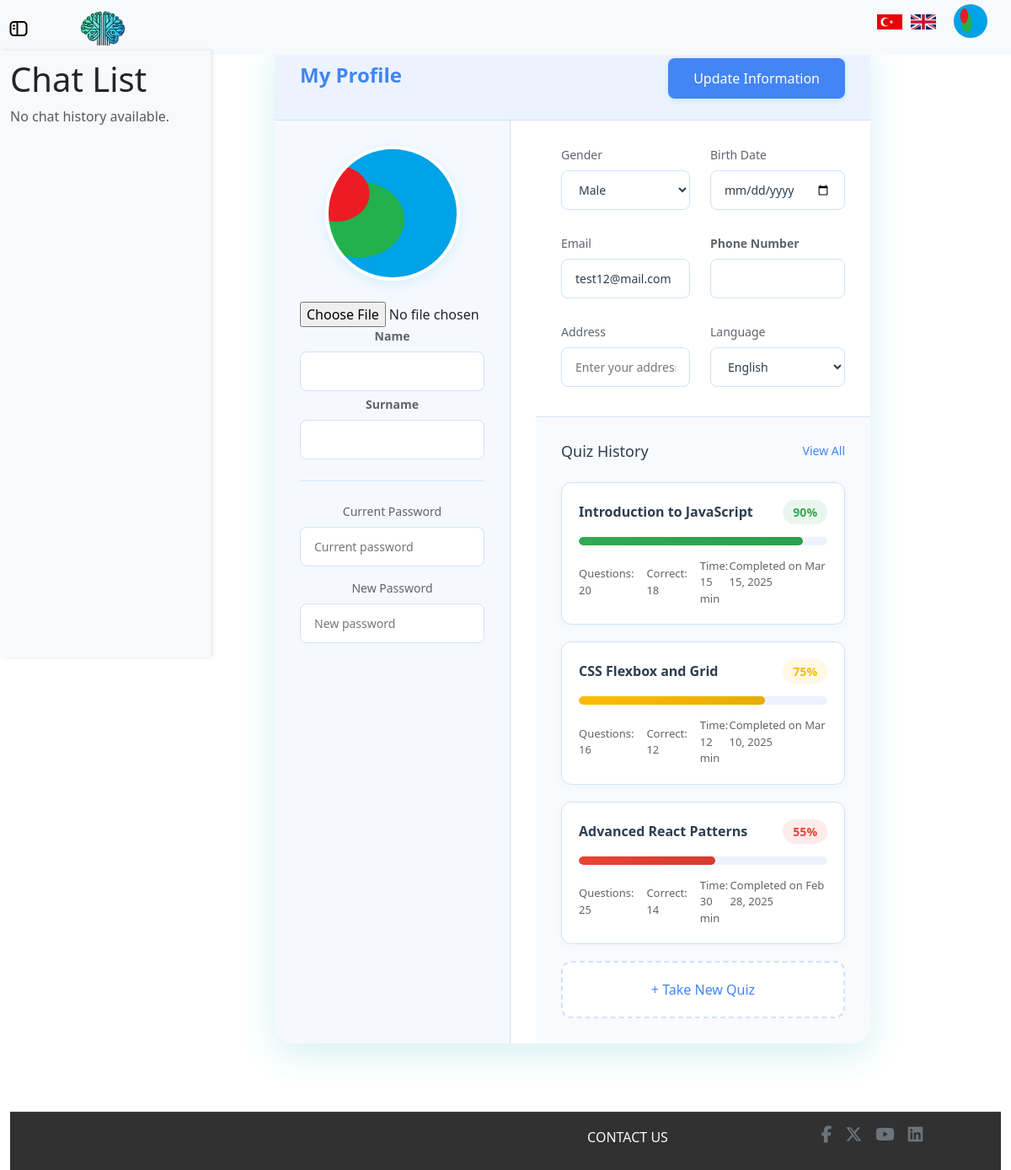
/profile (signed in), run on an earlier commit of the app's database.
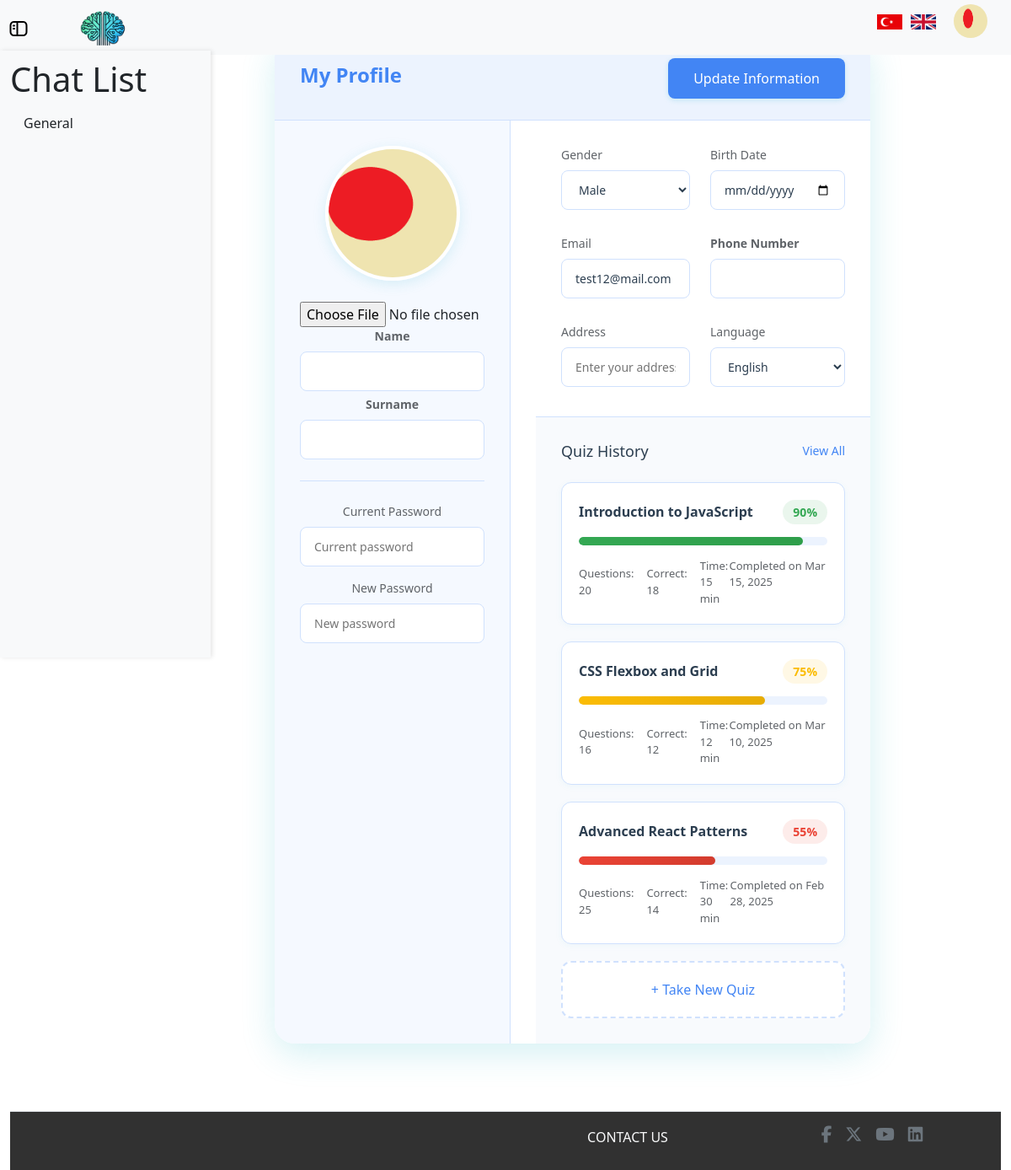
And on a later commit of the database.
### models/information.py (models this page shows)
class Information(db.Model):
    id = db.Column(db.Integer, primary_key=True, autoincrement=True)
    user_id = db.Column(db.Integer, db.ForeignKey('user.id'), nullable=False)
    name = db.Column(db.String(50))
    surname = db.Column(db.String(50))
    telephone_number = db.Column(db.String(15))
    birth_date = db.Column(db.Date)
    gender = db.Column(db.String(10))
    address = db.Column(db.String(255))
    language = db.Column(db.String(20))
    profile_image = db.Column(db.String(200), nullable=True)

### models/user.py (models this page shows)
class User(UserMixin, db.Model):
    id = db.Column(db.Integer, primary_key=True, autoincrement=True)
    email = db.Column(db.String(120), unique=True, nullable=False)
    password = db.Column(db.Text, nullable=False)
    information = db.relationship('Information', backref='user', lazy=True)
    chats = db.relationship('ChatHistory', backref='user', lazy=True)
    currentChatID = db.Column(db.Integer, nullable=True)

### models/chat_history.py (models this page shows)
class ChatHistory(db.Model):
    id = db.Column(db.Integer, primary_key=True)
    user_id = db.Column(db.Integer, db.ForeignKey('user.id'), nullable=False)
    topic = db.Column(db.String(100), nullable=False)
    chats = db.Column(MutableList.as_mutable(db.JSON), nullable=True)
    difficulty = db.Column(db.String(100), nullable=False, default="easy")
    timestamp = db.Column(db.DateTime, nullable=False, default=db.func.current_timestamp())

### routes/profile_routes.py (the view)
@profile_bp.route("/profile")
@login_required
def profile_page():
    user_chats = ChatHistory.query.filter_by(user_id=current_user.id).all()
    current_user.currentChatID = None
    db.session.commit()
    user_information = Information.query.filter_by(user_id=current_user.id).first()
    return render_template("profile.html", info=user_information, user_chats=user_chats)

### processors/babel_processor.py (called while the page is built)
def inject_babel():
    return dict(_=gettext)

def inject_locale():
    return {'get_locale': get_locale}

### server.py (called while the page is built)
@app.before_request
def before_request():
    g.locale = get_locale()  # Store locale in the global g object
    g.timezone = get_timezone()  # Store timezone in the global g object

@login_manager.user_loader
def load_user(user_id):
    return User.query.get(int(user_id))

### utils/language_utils.py (called while the page is built)
def get_locale():
    if 'lang' in request.args:
        lang = request.args.get('lang')
        if lang in ['en', 'tr']:
            session['lang'] = lang
            return session['lang']
    elif 'lang' in session:
        return session.get('lang')
    return request.accept_languages.best_match(['en', 'tr'])

def get_timezone():
    user = getattr(g, 'user', None)
    if user is not None:
        return user.timezone

### templates/profile.html (shortened to what this page needs)
{% extends "layouts/profile_layout.html" %} {% block title %} Profile Page {% endblock title %}
{% block content %}
    <div class="container">
        <form method="POST" action="{{ url_for('profile_routes.update_information') }}" enctype="multipart/form-data">
            <div class="header">
                <h1>My Profile</h1>
                <button type="submit" class="save-btn" id="saveProfile">{{ _('Update Information') }}</button>
            </div>
            <div class="profile-section">
                <div class="profile-image">
                    <img src="{{ url_for('static', filename=info.profile_image or 'images/user.png') }}" alt="Profile Picture">
                    <input type="file" name="profile_image"/>
                    <div class="form-group">
                        <label for="name" class="form-label"><strong>{{ _('Name') }}</strong></label>
                        <input type="text" class="form-control" id="name" name="name" value="{{ info.name if info else '' }}" />
                    </div>
                    <div class="form-group">
                        <label for="surname" class="form-label"><strong>{{ _('Surname') }}</strong></label>
                        <input type="text" class="form-control" id="surname" name="surname" value="{{ info.surname if info else '' }}" />
                    </div>
                    <div class="form-group password-group">
                        <label>Current Password</label>
                        <input type="password" placeholder="Current password" readonly>
                        <label>New Password</label>
                        <input type="password" placeholder="New password" disabled>
                    </div>
                </div>
                <div class="form-content">
                    <div class="form-grid">
                        <div class="form-group">
                            <label>Gender</label>
                            <select name="gender">
                                <option value="Male" {% if info and info.gender == 'Male' %}selected{% endif %}>Male</option>
                            </select>
                        </div>
                        <div class="form-group">
                            <label for="birth_date">Birth Date</label>
                            <input type="date" name="birth_date" value="{{ info.birth_date if info else '' }}">
                        </div>
                        <div class="form-group">
                            <label>Email</label>
                            <input type="email" value="{{ current_user.email }}" readonly>
                        </div>
                        <div class="form-group">
                            <label for="telephone_number" class="form-label"><strong>{{ _('Phone Number') }}</strong></label>
                            <input type="text" class="form-control" id="telephone_number" name="telephone_number" value="{{ info.telephone_number if info else '' }}" />
                        </div>
                        <div class="form-group">
                            <label for="address">Address</label>
                            <input type="text" id="address" name="address" placeholder="Enter your address" value="{{ info.address if info else '' }}">
                        </div>
                        <div class="form-group">
                            <label>Language</label>
                            <select name="language">
                                <option value="English" {% if info and info.language == 'English' %}selected{% endif %}>English</option>
                            </select>
                        </div>
                    </div>
                    <div class="quiz-history">
                        <h3>
                            Quiz History
                            <a href="#" class="view-all">View All</a>
                        </h3>
                        <div class="quiz-list">
                            <div class="quiz-item">
                                <div class="quiz-header">
                                    <h4 class="quiz-title">Introduction to JavaScript</h4>
                                    <span class="quiz-score score-high">90%</span>
                                </div>
                                <div class="quiz-progress-bar">
                                    <div class="quiz-progress progress-high" style="width: 90%"></div>
                                </div>
                                <div class="quiz-details">
                                    <div class="quiz-info">
                                        <span>Questions: 20</span>
                                        <span>Correct: 18</span>
                                        <span>Time: 15 min</span>
                                    </div>
                                    <div class="quiz-date">Completed on Mar 15, 2025</div>
                                </div>
                            </div>
                            <div class="quiz-item">
                                <div class="quiz-header">
                                    <h4 class="quiz-title">CSS Flexbox and Grid</h4>
                                    <span class="quiz-score score-medium">75%</span>
                                </div>
                                <div class="quiz-progress-bar">
                                    <div class="quiz-progress progress-medium" style="width: 75%"></div>
                                </div>
                                <div class="quiz-details">
                                    <div class="quiz-info">
                                        <span>Questions: 16</span>
                                        <span>Correct: 12</span>
                                        <span>Time: 12 min</span>
                                    </div>
                                    <div class="quiz-date">Completed on Mar 10, 2025</div>
                                </div>
                            </div>
                            <div class="quiz-item">
                                <div class="quiz-header">
                                    <h4 class="quiz-title">Advanced React Patterns</h4>
                                    <span class="quiz-score score-low">55%</span>
                                </div>
                                <div class="quiz-progress-bar">
                                    <div class="quiz-progress progress-low" style="width: 55%"></div>
                                </div>
                                <div class="quiz-details">
                                    <div class="quiz-info">
                                        <span>Questions: 25</span>
                                        <span>Correct: 14</span>
                                        <span>Time: 30 min</span>
                                    </div>
                                    <div class="quiz-date">Completed on Feb 28, 2025</div>
                                </div>
                            </div>
                            <div class="take-new-quiz-btn">
                                <span>+ Take New Quiz</span>
                            </div>
                        </div>
                    </div>
                </div>
            </div>
        </form>
    </div>
    {% endblock content %}

### templates/layouts/profile_layout.html (shortened to what this page needs)
<!doctype html>
<html lang="en">
<head>
    <link rel="stylesheet" href="https://cdnjs.cloudflare.com/ajax/libs/font-awesome/6.5.1/css/all.min.css">
    <link href="https://cdn.jsdelivr.net/npm/bootstrap@5.3.3/dist/css/bootstrap.min.css" rel="stylesheet" />
    <link href="{{ url_for('static', filename='css/style.css') }}" rel="stylesheet" />
    <link href="{{ url_for('static', filename='css/profile.css') }}" rel="stylesheet" />
</head>
<body>
    <nav class="navbar navbar-expand-lg navbar-light d-flex bg-light">
        <div class="container-fluid">
            {% if current_user.is_authenticated %}
            <a class="navbar-brand" id="toggle-sidebar"></a>
            <a class="navbar-brand" id="toggle-logo" href="{{ url_for('home_routes.home_page') }}"><img src="{{ url_for('static', filename='images/logo.jpg') }}" class="logo"/></a>
            <div class="navbar-nav ms-auto d-flex align-items-center" id="navbarNav">
                <ul class="navbar-brand d-flex align-items-center">
                    <li class="nav-item d-flex" id="change_language">
                        <a href="{{ url_for('language_routes.change_language', lang_code='tr') }}">
                            <img src="{{ url_for('static', filename='images/Türkçe.jpg') }}" alt="Türkçe" class="language-flag" />
                        </a>
                        <a href="{{ url_for('language_routes.change_language', lang_code='en') }}">
                            <img src="{{ url_for('static', filename='images/English.png') }}" alt="English" class="language-flag" />
                        </a>
                    </li>
                    <li class="nav-item ms-3">
                        <img src="{{ url_for('static', filename=info.profile_image or 'images/user.png') }}" class="rounded-circle"
                            id="userDropdown" role="button" data-bs-toggle="dropdown" aria-expanded="false" />
                    </li>
                </ul>
            </div>
            {% endif %}
        </div>
    </nav>
    <div class="container-fluid">
        <div class="row">
            {% if current_user.is_authenticated %}
            <div id="sidebar" class="col-md-3 col-lg-2 d-md-block bg-light sidebar d-flex flex-column pb-5">
                <h1>Chat List</h1>
                <ul class="nav flex-column position-sticky">
                    {% if user_chats %}
                    {% for chat in user_chats %}
                    <li class="nav-item">
                        <a class="nav-link text-dark" href="{{ url_for('chat_routes.chatl', id=chat.id) }}">
                            <span>{{ chat.topic }}</span>
                        </a>
                    </li>
                    {% endfor %}
                    {% else %}
                    <li class="nav-item">
                        <span class="text-muted">No chat history available.</span>
                    </li>
                    {% endif %}
                </ul>
            </div>
            {% endif %}
            <main class="col-md-9 ms-sm-auto col-lg-10 px-md-4 d-flex justify-content-center mt-4">
                {% block content %}{% endblock content %}
            </main>
        </div>
        <footer class="d-flex justify-content-center align-items-center border-top w-100 px-0">
            <div class="d-flex flex-row align-items-end justify-content-end w-100 px-2">
                <span class="contact-us-text w-25 mb-3 text-center text-light">CONTACT US</span>
                <ul class="d-flex align-items-center justify-content-center w-25 list-unstyled">
                    <li><a href="#" class="mx-2 fs-5 text-secondary"><i class="footer-contact-us-icons fa-brands fa-facebook-f"></i></a></li>
                    <li><a href="#" class="mx-2 fs-5 text-secondary"><i class="footer-contact-us-icons fa-brands fa-x-twitter"></i></a></li>
                    <li><a href="#" class="mx-2 fs-5 text-secondary"><i class="footer-contact-us-icons fab fa-youtube"></i></a></li>
                    <li><a href="#" class="mx-2 fs-5 text-secondary"><i class="footer-contact-us-icons fab fa-linkedin"></i></a></li>
                </ul>
            </div>
        </footer>
    </div>
</body>
</html>

### static/css/style.css (style rules this page uses)
.logo { height: 50px; width: auto; margin-right: 10px; transition: transform 0.3s ease; }
.navbar { height: 65px; width: 100%; position: fixed; top: 0; }
.row { min-height: 700px; margin-bottom: 40px; }
main { min-height: 700px; margin-top: 200px; }
#userDropdown { width: 40px; height: 40px; cursor: pointer; }
#sidebar { height: 90vh; width: 250px; overflow-y: auto; position: fixed; top: 0; left: -250px; background-color: white; box-shadow: 2px 0 5px rgba(0, 0, 0, 0.1); transition: left 0.3s ease; z-index: 1040; padding-bottom: 50px; margin-top: 60px; padding-top: 10px; margin-bottom: 50px; }
#sidebar.show { left: 0; }
#toggle-sidebar { left: 10px; z-index: 1050; position: absolute; }
#toggle-logo { left: 90px; z-index: 1050; position: absolute; }
.contact-us-text { color: #414040; }
.nav-item { list-style-type: none; margin: 0; padding: 0; }
.language-flag { width: 30px; height: auto; margin: 0 5px; cursor: pointer; transition: transform 0.3s ease; }
footer { position: relative; bottom: 0; left: 0; width: 100%; height: 70px; background-color: rgb(49, 49, 49); z-index: 9999; }
.container-fluid { display: flex; flex-wrap: wrap; gap: 20px; justify-content: center; align-items: flex-start; }

What changed in the data, as far as the page shows it:
changed Information "Male": profile_image: a different picture
added ChatHistory: topic "General"
Also different on the page:
text no longer shown: "No chat history available."
